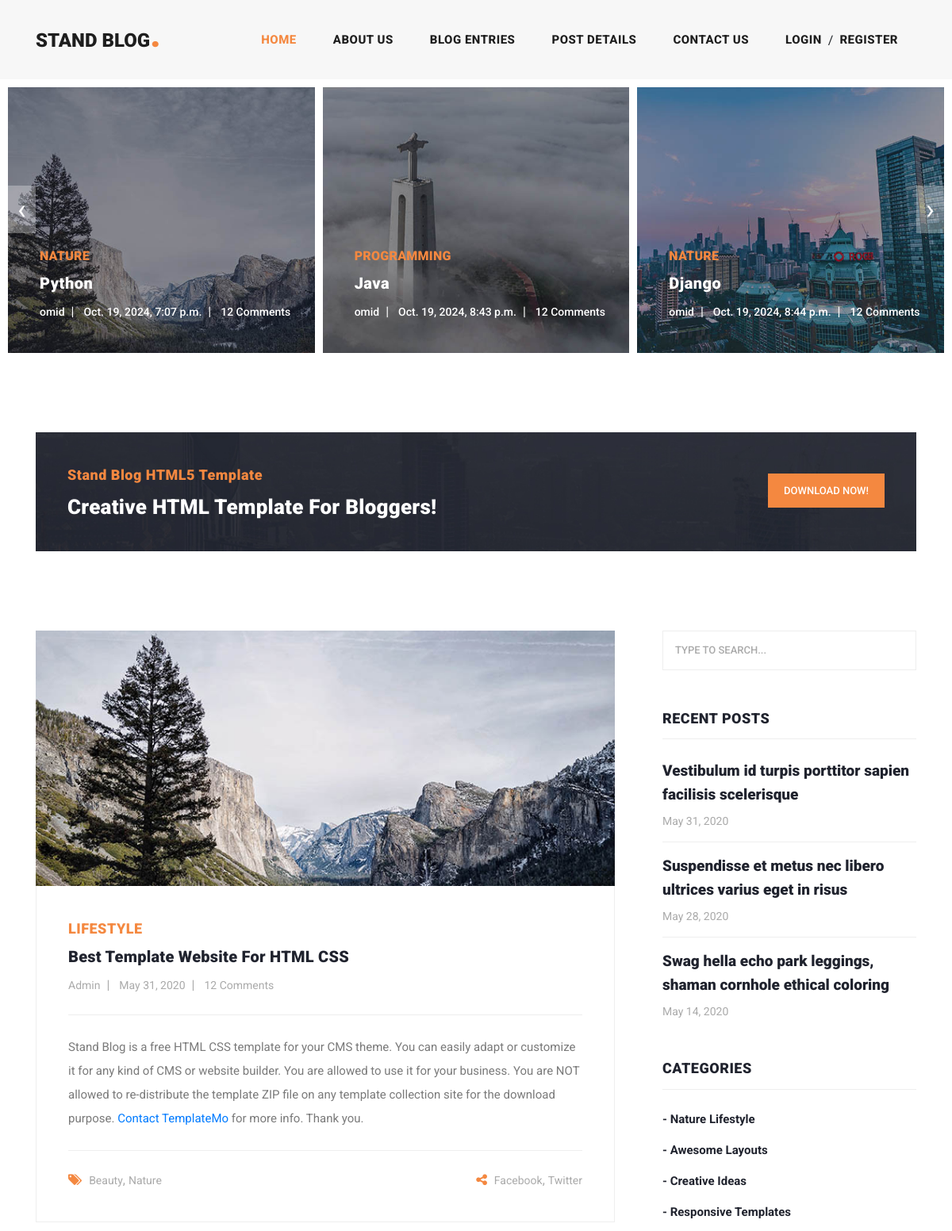
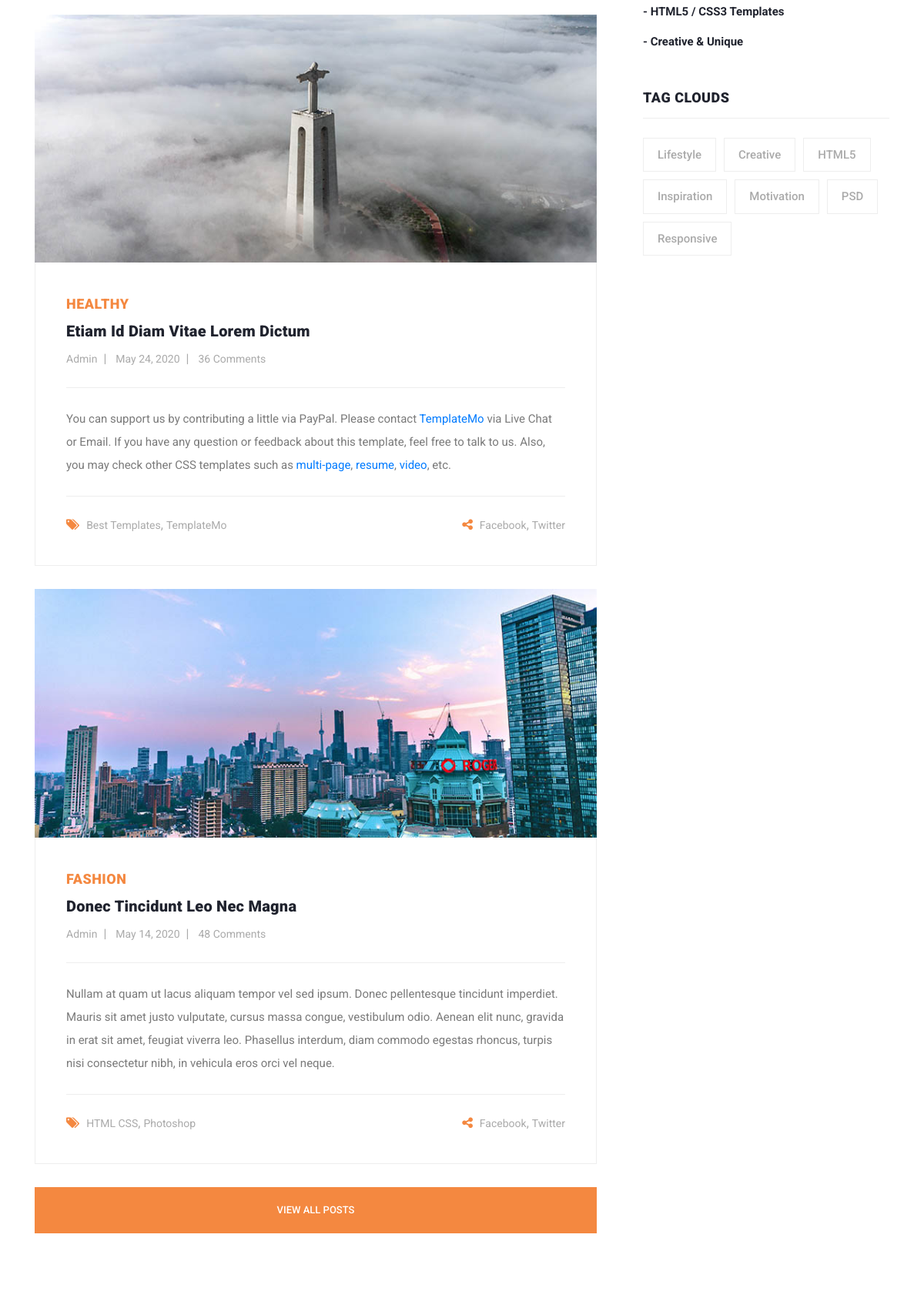
The page / (upper part) on the database its author committed (2 pictures, top to bottom).
### blog/models.py (models this page shows, shortened)
class Article(models.Model):
    CHOICES = (
        ('A', 'پایتون'),
        ('B', 'جنگو')
    )
    author = models.ForeignKey(User, on_delete=models.CASCADE)
    category = models.ManyToManyField(Category)
    title = models.CharField(max_length=70)
    body = models.TextField()
    image = models.ImageField(upload_to='images/articles')
    created = models.DateTimeField(auto_now_add=True)
    updated = models.DateTimeField(auto_now=True)
    pub_date = models.DateField(default=timezone.now())

class Category(models.Model):
    title = models.CharField(max_length=100)
    created = models.DateTimeField(auto_now_add=True)

### home/views.py (the view)
# urls.py: path('', views.home, name='main'),
def home(request):
    articles = Article.objects.all()
    return render(request, "home/home.html", {'articles':articles})

### home/templates/home/home.html (shortened to what this page needs)
{% load static %}
<!DOCTYPE html>
<html lang="en">
  <head>
    <link href="{% static "vendor/bootstrap/css/bootstrap.min.css"%}" rel="stylesheet">
    <link rel="stylesheet" href="{% static "css/fontawesome.css" %}">
    <link rel="stylesheet" href="{% static "css/templatemo-stand-blog.css" %}">
    <link rel="stylesheet" href="{% static "css/owl.css" %}">
  </head>
  <body>
    <header class="">
      <nav class="navbar navbar-expand-lg">
        <div class="container">
          <a class="navbar-brand" href="home.html"><h2>Stand Blog<em>.</em></h2></a>
          <div class="collapse navbar-collapse" id="navbarResponsive">
            <ul class="navbar-nav ml-auto">
              <li class="nav-item active">
                <a class="nav-link" href="home.html">Home
                </a>
              </li>
              <li class="nav-item">
                <a class="nav-link" href="about.html">About Us</a>
              </li>
              <li class="nav-item">
                <a class="nav-link" href="blog.html">Blog Entries</a>
              </li>
              <li class="nav-item">
                <a class="nav-link" href="post-details.html">Post Details</a>
              </li>
              <li class="nav-item">
                <a class="nav-link" href="contact.html">Contact Us</a>
              </li>
              <li class="nav-item">
                  {% if request.user.is_authenticated %}
                       <div class="d-flex">
                          {% if request.user.first_name %}
                              {% if user.profile.image %}
                                  <span><img src="{{ user.profile.image.url }}" width="25px" height="25px" style="border-radius: 100%" alt=""></span>
                              {% else %}
                                  <span><img src="{% static 'images/icons/index.png' %}" width="25px" height="25px" style="border-radius: 100%" alt=""></span>
                              {% endif %}
                              <a class="nav-link" href="">{{ request.user.first_name }} {{ request.user.last_name }}</a>
                          {% else %}
                              <a class="nav-link" href="">{{ request.user.username }}</a>
                          {% endif %}
                          <a href="{% url 'account:logout' %}"><span class="badge badge-danger mt-2">Logout</span></a>
                        </div>
                  {% else %}
                    <div class="d-flex">
                        <a class="nav-link" href="{% url 'account:login' %}">Login</a><span class="mt-2">/</span>
                        <a class="nav-link" href="{% url 'account:register' %}">Register</a>
                    </div>
                  {% endif %}
              </li>
            </ul>
          </div>
        </div>
      </nav>
    </header>
    <div class="main-banner header-text">
      <div class="container-fluid">
        <div class="owl-banner owl-carousel">
            {% for article in articles %}
                  <div class="item">
            <img src="{{ article.image.url }}" alt="{{ article.title }}">
            <div class="item-content">
              <div class="main-content">
                <div class="meta-category">
                  <span>{{ article.category.all.first.title }}</span>
                </div>
                <a href="post-details.html"><h4>{{ article.title }}</h4></a>
                <ul class="post-info">
                  <li><a href="#">{{ article.author.username }}</a></li>
                  <li><a href="#">{{ article.created }}</a></li>
                  <li><a href="#">12 Comments</a></li>
                </ul>
              </div>
            </div>
          </div>
            {% endfor %}
        </div>
      </div>
    </div>
    <section class="call-to-action">
      <div class="container">
        <div class="row">
          <div class="col-lg-12">
            <div class="main-content">
              <div class="row">
                <div class="col-lg-8">
                  <span>Stand Blog HTML5 Template</span>
                  <h4>Creative HTML Template For Bloggers!</h4>
                </div>
                <div class="col-lg-4">
                  <div class="main-button">
                    <a rel="nofollow" href="https://templatemo.com/tm-551-stand-blog" target="_parent">Download Now!</a>
                  </div>
                </div>
              </div>
            </div>
          </div>
        </div>
      </div>
    </section>
    <section class="blog-posts">
      <div class="container">
        <div class="row">
          <div class="col-lg-8">
            <div class="all-blog-posts">
              <div class="row">
                <div class="col-lg-12">
                  <div class="blog-post">
                    <div class="blog-thumb">
                      <img src="{% static "images/blog-post-01.jpg" %}" alt="">
                    </div>
                    <div class="down-content">
                      <span>Lifestyle</span>
                      <a href="post-details.html"><h4>Best Template Website for HTML CSS</h4></a>
                      <ul class="post-info">
                        <li><a href="#">Admin</a></li>
                        <li><a href="#">May 31, 2020</a></li>
                        <li><a href="#">12 Comments</a></li>
                      </ul>
                      <p>Stand Blog is a free HTML CSS template for your CMS theme. You can easily adapt or customize it for any kind of CMS or website builder. You are allowed to use it for your business. You are NOT allowed to re-distribute the template ZIP file on any template collection site for the download purpose. <a rel="nofollow" href="https://templatemo.com/contact" target="_parent">Contact TemplateMo</a> for more info. Thank you.</p>
                      <div class="post-options">
                        <div class="row">
                          <div class="col-6">
                            <ul class="post-tags">
                              <li><i class="fa fa-tags"></i></li>
                              <li><a href="#">Beauty</a>,</li>
                              <li><a href="#">Nature</a></li>
                            </ul>
                          </div>
                          <div class="col-6">
                            <ul class="post-share">
                              <li><i class="fa fa-share-alt"></i></li>
                              <li><a href="#">Facebook</a>,</li>
                              <li><a href="#"> Twitter</a></li>
                            </ul>
                          </div>
                        </div>
                      </div>
                    </div>
                  </div>
                </div>
                <div class="col-lg-12">
                  <div class="blog-post">
                    <div class="blog-thumb">
                      <img src="{% static "images/blog-post-02.jpg" %}" alt="">
                    </div>
                    <div class="down-content">
                      <span>Healthy</span>
                      <a href="post-details.html"><h4>Etiam id diam vitae lorem dictum</h4></a>
                      <ul class="post-info">
                        <li><a href="#">Admin</a></li>
                        <li><a href="#">May 24, 2020</a></li>
                        <li><a href="#">36 Comments</a></li>
                      </ul>
                      <p>You can support us by contributing a little via PayPal. Please contact <a rel="nofollow" href="https://templatemo.com/contact" target="_parent">TemplateMo</a> via Live Chat or Email. If you have any question or feedback about this template, feel free to talk to us. Also, you may check other CSS templates such as <a rel="nofollow" href="https://templatemo.com/tag/multi-page" target="_parent">multi-page</a>, <a rel="nofollow" href="https://templatemo.com/tag/resume" target="_parent">resume</a>, <a rel="nofollow" href="https://templatemo.com/tag/video" target="_parent">video</a>, etc.</p>
                      <div class="post-options">
                        <div class="row">
                          <div class="col-6">
                            <ul class="post-tags">
                              <li><i class="fa fa-tags"></i></li>
                              <li><a href="#">Best Templates</a>,</li>
                              <li><a href="#">TemplateMo</a></li>
                            </ul>
                          </div>
                          <div class="col-6">
                            <ul class="post-share">
                              <li><i class="fa fa-share-alt"></i></li>
                              <li><a href="#">Facebook</a>,</li>
                              <li><a href="#">Twitter</a></li>
                            </ul>
                          </div>
                        </div>
                      </div>
                    </div>
                  </div>
                </div>
                <div class="col-lg-12">
                  <div class="blog-post">
                    <div class="blog-thumb">
                      <img src="{% static "images/blog-post-03.jpg" %}" alt="">
                    </div>
                    <div class="down-content">
                      <span>Fashion</span>
                      <a href="post-details.html"><h4>Donec tincidunt leo nec magna</h4></a>
                      <ul class="post-info">
                        <li><a href="#">Admin</a></li>
                        <li><a href="#">May 14, 2020</a></li>
                        <li><a href="#">48 Comments</a></li>
                      </ul>
                      <p>Nullam at quam ut lacus aliquam tempor vel sed ipsum. Donec pellentesque tincidunt imperdiet. Mauris sit amet justo vulputate, cursus massa congue, vestibulum odio. Aenean elit nunc, gravida in erat sit amet, feugiat viverra leo. Phasellus interdum, diam commodo egestas rhoncus, turpis nisi consectetur nibh, in vehicula eros orci vel neque.</p>
                      <div class="post-options">
                        <div class="row">
                          <div class="col-6">
                            <ul class="post-tags">
                              <li><i class="fa fa-tags"></i></li>
                              <li><a href="#">HTML CSS</a>,</li>
                              <li><a href="#">Photoshop</a></li>
                            </ul>
                          </div>
                          <div class="col-6">
                            <ul class="post-share">
                              <li><i class="fa fa-share-alt"></i></li>
                              <li><a href="#">Facebook</a>,</li>
                              <li><a href="#">Twitter</a></li>
                            </ul>
                          </div>
                        </div>
                      </div>
                    </div>
                  </div>
                </div>
                <div class="col-lg-12">
                  <div class="main-button">
                    <a href="blog.html">View All Posts</a>
                  </div>
                </div>
              </div>
            </div>
          </div>
          <div class="col-lg-4">
            <div class="sidebar">
              <div class="row">
                <div class="col-lg-12">
                  <div class="sidebar-item search">
                    <form id="search_form" name="gs" method="GET" action="#">
                      <input type="text" name="q" class="searchText" placeholder="type to search..." autocomplete="on">
                    </form>
                  </div>
                </div>
                <div class="col-lg-12">
                  <div class="sidebar-item recent-posts">
                    <div class="sidebar-heading">
                      <h2>Recent Posts</h2>
                    </div>
                    <div class="content">
                      <ul>
                        <li><a href="post-details.html">
                          <h5>Vestibulum id turpis porttitor sapien facilisis scelerisque</h5>
                          <span>May 31, 2020</span>
                        </a></li>
                        <li><a href="post-details.html">
                          <h5>Suspendisse et metus nec libero ultrices varius eget in risus</h5>
                          <span>May 28, 2020</span>
                        </a></li>
                        <li><a href="post-details.html">
                          <h5>Swag hella echo park leggings, shaman cornhole ethical coloring</h5>
                          <span>May 14, 2020</span>
                        </a></li>
                      </ul>
                    </div>
                  </div>
                </div>
                <div class="col-lg-12">
                  <div class="sidebar-item categories">
                    <div class="sidebar-heading">
                      <h2>Categories</h2>
                    </div>
                    <div class="content">
                      <ul>
                        <li><a href="#">- Nature Lifestyle</a></li>
                        <li><a href="#">- Awesome Layouts</a></li>
                        <li><a href="#">- Creative Ideas</a></li>
                        <li><a href="#">- Responsive Templates</a></li>
                        <li><a href="#">- HTML5 / CSS3 Templates</a></li>
                        <li><a href="#">- Creative &amp; Unique</a></li>
                      </ul>
                    </div>
                  </div>
                </div>
                <div class="col-lg-12">
                  <div class="sidebar-item tags">
                    <div class="sidebar-heading">
                      <h2>Tag Clouds</h2>
                    </div>
                    <div class="content">
                      <ul>
                        <li><a href="#">Lifestyle</a></li>
                        <li><a href="#">Creative</a></li>
                        <li><a href="#">HTML5</a></li>
                        <li><a href="#">Inspiration</a></li>
                        <li><a href="#">Motivation</a></li>
                        <li><a href="#">PSD</a></li>
                        <li><a href="#">Responsive</a></li>
                      </ul>
                    </div>
                  </div>
                </div>
              </div>
            </div>
          </div>
        </div>
      </div>
    </section>
  </body>
</html>

### rows shown on the page
Article: image (picture), category.all.first "NATURE", title "Python", author.username "omid", created "Oct. 19, 2024, 7:07 p.m."
Article: image (picture), category.all.first "PROGRAMMING", title "Java", author.username "omid", created "Oct. 19, 2024, 8:43 p.m."
Article: image (picture), category.all.first "NATURE", title "Django", author.username "omid", created "Oct. 19, 2024, 8:44 p.m."
